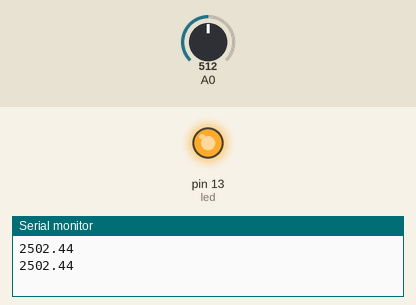
This sketch was run on a simulated Arduino Uno, built with avr-gcc and run on an emulated ATmega328P. On the bench: output pins drawn as LEDs (lit = HIGH), the last lines printed to the serial monitor. The inputs (shaded band) are chosen by the test bench; at power-on: A0 = 512.

Above: at 5.8 s.
5.9 s: A0 set to 122
11.9 s: A0 set to 0
At 12.5 s:
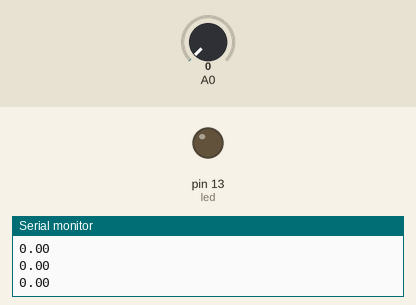
17.9 s: A0 set to 306
At 19.1 s:
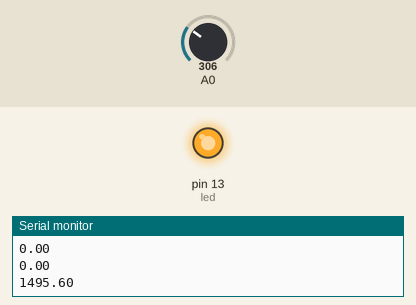
Timing chart, 0 to 34.3 s (numbered marks = the images above; inputs shaded):
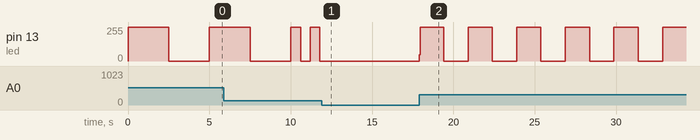

Measured:
- after the input at 11.9 s, pin 13 (led): stops changing and stays 0/255
- after the input at 17.9 s, pin 13 (led): 0/255 → 46/255 at once, then repeats every 2.9 s: 255/255 1.4 s, 0/255 1.5 s

The sketch:

LAB2INSTPR3.ino
```cpp
int led = 13;
float freq;

void setup() {
  pinMode(led, OUTPUT);
  pinMode(A0, INPUT);
  Serial.begin(9600);
}

void loop() {
  freq = analogRead(A0);
  freq = 5000*(freq/1023);
  Serial.println(freq);
  digitalWrite(led, 1);
  delay(freq);
  digitalWrite(led, 0);
  delay(freq);
}
```
